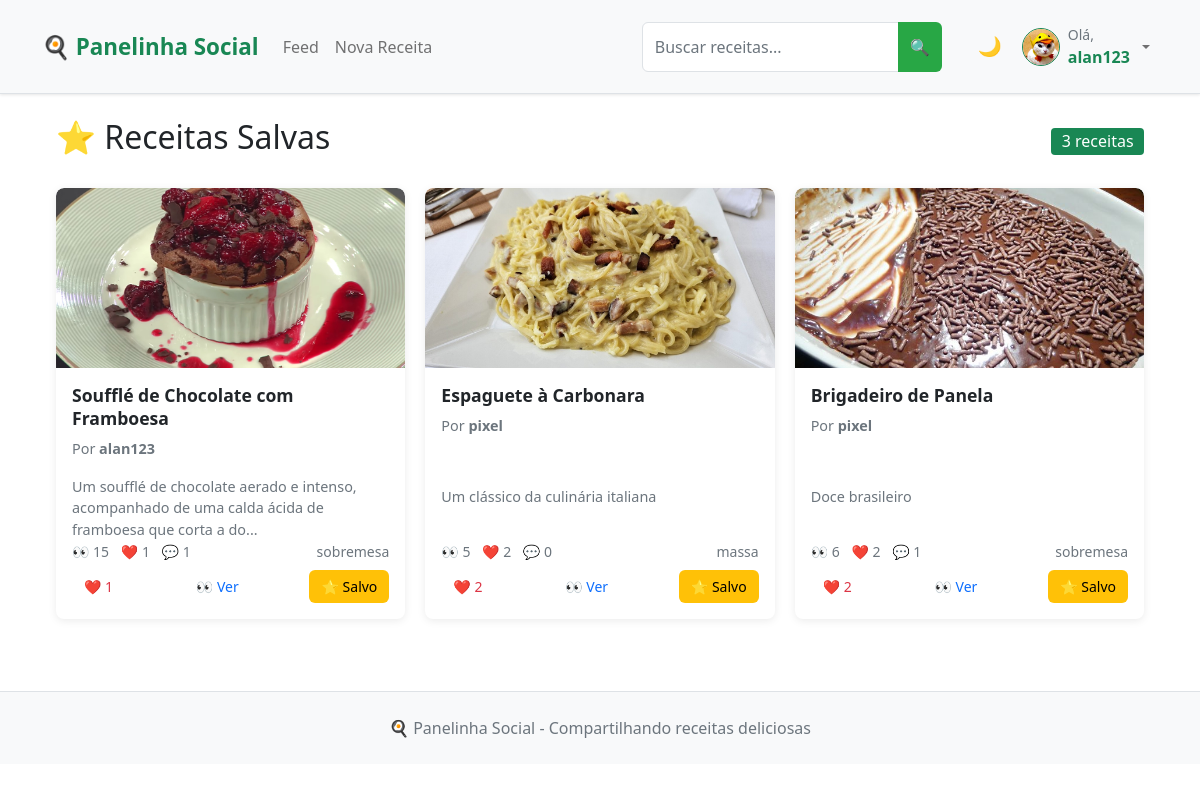
The page /saved_recipes (signed in) on the database its author committed.
### app.py (models this page shows, shortened)
class User(UserMixin, db.Model):
    __tablename__ = 'user'
    id = db.Column(db.Integer, primary_key=True)
    username = db.Column(db.String(64), unique=True, nullable=False, index=True)
    email = db.Column(db.String(120), unique=True, nullable=False, index=True)
    password_hash = db.Column(db.String(128))
    bio = db.Column(db.Text)
    profile_picture = db.Column(db.String(200))
    created_at = db.Column(db.DateTime, default=datetime.utcnow)
    recipes = db.relationship('Recipe', backref='author', lazy='select')
    likes = db.relationship('Like', backref='user', lazy='select')
    comments = db.relationship('Comment', backref='user', lazy='select')
    saved_recipes = db.relationship('SavedRecipe', backref='user', lazy='select')

class Recipe(db.Model):
    __tablename__ = 'recipe'
    id = db.Column(db.Integer, primary_key=True)
    title = db.Column(db.String(100), nullable=False, index=True)
    description = db.Column(db.Text)
    ingredients = db.Column(db.Text)
    steps = db.Column(db.Text)
    image = db.Column(db.String(200))
    categories = db.Column(db.String(200))
    difficulty = db.Column(db.String(20), nullable=False, default='Fácil', index=True)  # NOVO CAMPO
    is_draft = db.Column(db.Boolean, default=False, index=True)
    created_at = db.Column(db.DateTime, default=datetime.utcnow, index=True)
    updated_at = db.Column(db.DateTime, default=datetime.utcnow, onupdate=datetime.utcnow)
    views = db.Column(db.Integer, default=0, index=True)
    user_id = db.Column(db.Integer, db.ForeignKey('user.id'), nullable=False, index=True)
    likes = db.relationship('Like', backref='recipe', lazy='select')
    comments = db.relationship('Comment', backref='recipe', lazy='select')
    saved_by = db.relationship('SavedRecipe', backref='recipe', lazy='select')
    def like_count(self):
        if hasattr(self, '_like_count'):
            return self._like_count
        return len(self.likes)
    def comment_count(self):
        if hasattr(self, '_comment_count'):
            return self._comment_count
        return len(self.comments)

### app.py (the view)
@app.route('/saved_recipes')
@login_required
def saved_recipes():
    saved_query = SavedRecipe.query.filter_by(user_id=current_user.id).order_by(SavedRecipe.saved_at.desc())
    saved_items = saved_query.all()
    if not saved_items:
        return render_template('saved_recipes.html', title='Receitas Salvas', recipes=[])
    recipe_ids = [item.recipe_id for item in saved_items]
    recipes_query = Recipe.query.filter(Recipe.id.in_(recipe_ids)).filter_by(is_draft=False)
    recipes = get_recipes_with_counts(recipes_query)
    recipe_dict = {recipe.id: recipe for recipe in recipes}
    ordered_recipes = [recipe_dict[item.recipe_id] for item in saved_items if item.recipe_id in recipe_dict]
    return render_template('saved_recipes.html', title='Receitas Salvas', recipes=ordered_recipes)

### app.py (called while the page is built)
@login_manager.user_loader
def load_user(id):
    return User.query.get(int(id))

### templates/saved_recipes.html (shortened to what this page needs)
{% extends "base.html" %}
{% block content %}
<div class="container-fluid">
    <div class="row">
        <div class="col-12">
            <div class="d-flex justify-content-between align-items-center mb-4">
                <h2>⭐ Receitas Salvas</h2>
                <span class="badge bg-success fs-6">{{ recipes|length }} receitas</span>
            </div>
            {% if recipes %}
                <div class="row">
                    {% for recipe in recipes %}
                        <div class="col-xl-4 col-lg-6 col-md-6 mb-4">
                            <div class="card h-100 recipe-card">
                                <a href="{{ url_for('recipe_detail', recipe_id=recipe.id) }}" class="text-decoration-none">
                                    {% if recipe.image %}
                                        <img src="{{ url_for('static', filename='uploads/' + recipe.image) }}"
                                             class="card-img-top" alt="{{ recipe.title }}">
                                    {% else %}
                                        <div class="card-img-top bg-light d-flex align-items-center justify-content-center"
                                             style="height: 200px;">
                                            <span class="text-muted">📷 Sem imagem</span>
                                        </div>
                                    {% endif %}
                                </a>
                                <div class="card-body d-flex flex-column">
                                    <a href="{{ url_for('recipe_detail', recipe_id=recipe.id) }}" class="text-decoration-none text-dark">
                                        <h5 class="card-title">{{ recipe.title }}</h5>
                                    </a>
                                    <p class="card-text text-muted small">
                                        Por <strong>{{ recipe.author.username }}</strong>
                                    </p>
                                    <a href="{{ url_for('recipe_detail', recipe_id=recipe.id) }}" class="text-decoration-none text-dark flex-grow-1">
                                        <p class="card-text">{{ recipe.description[:100] }}{% if recipe.description|length > 100 %}...{% endif %}</p>
                                    </a>
                                    <div class="mt-auto">
                                        <div class="d-flex justify-content-between align-items-center mb-2">
                                            <div class="text-muted small">
                                                <span class="me-2">👀 {{ recipe.views }}</span>
                                                <span class="me-2">❤️ {{ recipe.like_count() }}</span>
                                                <span>💬 {{ recipe.comment_count() }}</span>
                                            </div>
                                            {% if recipe.categories %}
                                                <small class="text-muted">
                                                    {{ recipe.categories.split(',')[0] }}
                                                </small>
                                            {% endif %}
                                        </div>
                                        <div class="d-flex justify-content-between">
                                            <button class="btn btn-sm btn-outline-danger like-btn"
                                                    data-recipe-id="{{ recipe.id }}">
                                                ❤️ <span class="like-count">{{ recipe.like_count() }}</span>
                                            </button>
                                            <a href="{{ url_for('recipe_detail', recipe_id=recipe.id) }}"
                                               class="btn btn-sm btn-outline-primary">
                                                👀 Ver
                                            </a>
                                            <button class="btn btn-sm btn-outline-warning save-btn active"
                                                    data-recipe-id="{{ recipe.id }}"
                                                    title="Remover dos salvos">
                                                ⭐ Salvo
                                            </button>
                                        </div>
                                    </div>
                                </div>
                            </div>
                        </div>
                    {% endfor %}
                </div>
            {% endif %}
        </div>
    </div>
</div>
{% endblock %}

### templates/base.html (shortened to what this page needs)
<!DOCTYPE html>
<html lang="pt-br">
<head>
    <link href="https://cdn.jsdelivr.net/npm/bootstrap@5.1.3/dist/css/bootstrap.min.css" rel="stylesheet">
    <link rel="stylesheet" href="{{ url_for('static', filename='css/style.css') }}">
</head>
<body>
    <nav class="navbar navbar-expand-lg navbar-light bg-light border-bottom">
        <div class="container">
            <a class="navbar-brand fw-bold text-success" href="{{ url_for('index') }}">
                🍳 Panelinha Social
            </a>
            <div class="collapse navbar-collapse" id="navbarNav">
                <ul class="navbar-nav me-auto">
                    {% if current_user.is_authenticated %}
                        <li class="nav-item">
                            <a class="nav-link" href="{{ url_for('feed') }}">Feed</a>
                        </li>
                        <li class="nav-item">
                            <a class="nav-link" href="{{ url_for('new_recipe') }}">Nova Receita</a>
                        </li>
                    {% endif %}
                </ul>
                <form class="d-flex me-3" action="{{ url_for('search') }}" method="GET">
                    <div class="input-group" style="min-width: 250px;">
                        <input type="text"
                            name="q"
                            class="form-control"
                            placeholder="Buscar receitas..."
                            value="{{ request.args.get('q', '') }}"
                            aria-label="Buscar receitas">
                        <button class="btn btn-success" type="submit" title="Buscar receitas">
                            🔍
                        </button>
                    </div>
                </form>
                <div class="navbar-nav ms-2">
                    <button class="btn btn-outline-secondary btn-sm" id="darkModeToggle" title="Modo Noturno">
                    </button>
                </div>
                <div class="navbar-nav">
                    {% if current_user.is_authenticated %}
                        <div class="nav-item dropdown">
                            <a class="nav-link dropdown-toggle d-flex align-items-center gap-2" href="#" role="button" data-bs-toggle="dropdown">
                                <div class="position-relative">
                                    {% if current_user.profile_picture %}
                                        <img src="{{ url_for('static', filename='uploads/' + current_user.profile_picture) }}"
                                            class="rounded-circle border border-success"
                                            style="width: 38px; height: 38px; object-fit: cover;"
                                            alt="Foto de perfil">
                                    {% else %}
                                        <div class="rounded-circle bg-light d-flex align-items-center justify-content-center border border-success"
                                            style="width: 38px; height: 38px;">
                                            <span class="text-muted">👤</span>
                                        </div>
                                    {% endif %}
                                </div>
                                <div class="d-none d-lg-flex flex-column align-items-start">
                                    <span class="small text-muted">Olá,</span>
                                    <strong class="text-success">{{ current_user.username }}</strong>
                                </div>
                            </a>
                        </div>
                    {% else %}
                        <a class="nav-link" href="{{ url_for('login') }}">Entrar</a>
                        <a class="nav-link" href="{{ url_for('register') }}">Cadastrar</a>
                    {% endif %}
                </div>
            </div>
        </div>
    </nav>
    <div class="container mt-4">
        {% block content %}{% endblock %}
    </div>
    <footer class="bg-light text-center text-muted py-4 mt-5 border-top">
        <div class="container">
            <p class="mb-0">🍳 Panelinha Social - Compartilhando receitas deliciosas</p>
        </div>
    </footer>
</body>
</html>

### static/css/style.css (style rules this page uses)
:root { --primary-color: #28a745; --primary-hover: #218838; --light-bg: #f8f9fa; --card-shadow: 0 2px 8px rgba(0, 0, 0, 0.08); --card-hover-shadow: 0 4px 12px rgba(0, 0, 0, 0.12); }
* { box-sizing: border-box; }
body { background-color: var(--light-bg); font-family: system-ui, -apple-system, sans-serif; line-height: 1.5; margin: 0; padding: 0; }
.container-fluid { padding: 0 15px; }
.recipe-card { border: none; border-radius: 8px; box-shadow: var(--card-shadow); transition: box-shadow 0.2s ease; background: white; overflow: hidden; height: 100%; }
.card-img-top { border-radius: 8px 8px 0 0; height: 180px; object-fit: cover; width: 100%; }
.card-body { padding: 1rem; display: flex; flex-direction: column; height: 100%; }
.card-title { font-size: 1.1rem; font-weight: 600; margin-bottom: 0.5rem; line-height: 1.3; }
.card-text { font-size: 0.9rem; color: #6c757d; flex-grow: 1; }
.btn { border-radius: 6px; font-weight: 500; transition: all 0.15s ease; border: none; }
.btn-success { background-color: var(--primary-color); }
.btn-sm { padding: 0.375rem 0.75rem; font-size: 0.875rem; }
.row { display: flex; flex-wrap: wrap; margin: 0 -10px; }
.col-xl-4, .col-lg-6, .col-md-6 { padding: 0 10px; margin-bottom: 20px; }
.navbar { padding: 1rem 0; box-shadow: 0 1px 3px rgba(0,0,0,0.1); }
.navbar-brand { font-weight: 700; font-size: 1.4rem; }
.card { border: none; border-radius: 8px; box-shadow: var(--card-shadow); }
.badge { font-weight: 500; border-radius: 4px; font-size: 0.75rem; }
.form-control { border-radius: 6px; border: 1px solid #dee2e6; padding: 0.75rem; transition: border-color 0.15s ease; }
footer { margin-top: 3rem; padding: 2rem 0; background: white; border-top: 1px solid #dee2e6; }
@media (max-width: 1200px) { .container-fluid { padding: 0 12px; } }
img { max-width: 100%; height: auto; }
.text-muted { color: #6c757d !important; }

### templates/base.html (style rules this page uses)
:root { --bg-color: #ffffff; --text-color: #212529; --card-bg: #ffffff; --border-color: #dee2e6; --success-color: #198754; --header-bg: #f8f9fa; --ingredient-bg: #f8f9fa; --ingredient-text: #212529; }
body.loaded * { transition: all 0.3s ease; }
body { background-color: var(--bg-color); color: var(--text-color); min-height: 100vh; }
#darkModeToggle { border: none; background: transparent; font-size: 1.2em; padding: 0.375rem 0.75rem; transition: all 0.3s ease; }

### rows shown on the page
User: profile_picture (picture), username "alan123"
Recipe: image (picture), title "Soufflé de Chocolate com Framboesa", author.username "alan123", description "Um soufflé de chocolate aerado e intenso, acompanhado de uma calda ácida de framboesa que corta a do", views "15", like_count "1", comment_count "1", categories "sobremesa"
Recipe: image (picture), title "Espaguete à Carbonara", author.username "pixel", description "Um clássico da culinária italiana", views "5", like_count "2", comment_count "0", categories "massa"
Recipe: image (picture), title "Brigadeiro de Panela", author.username "pixel", description "Doce brasileiro", views "6", like_count "2", comment_count "1", categories "sobremesa"

### other values the page prints
{{ recipes|length }} "3"
